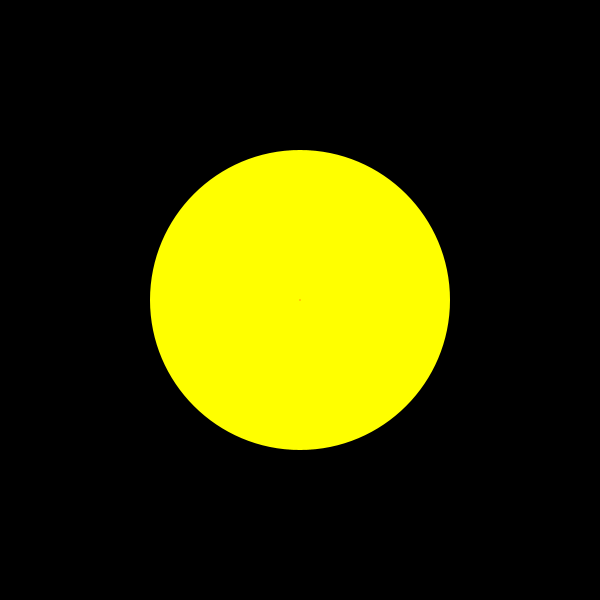
Frame 1 (no input)
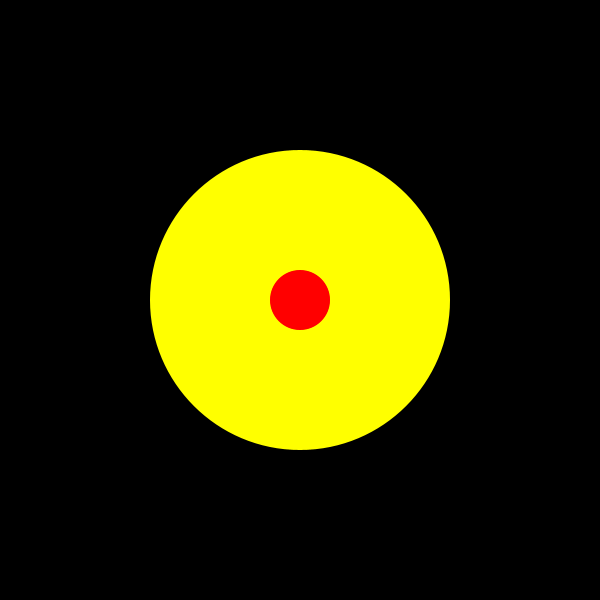
Frame 60 (the mouse pressed at the canvas centre just before this capture)
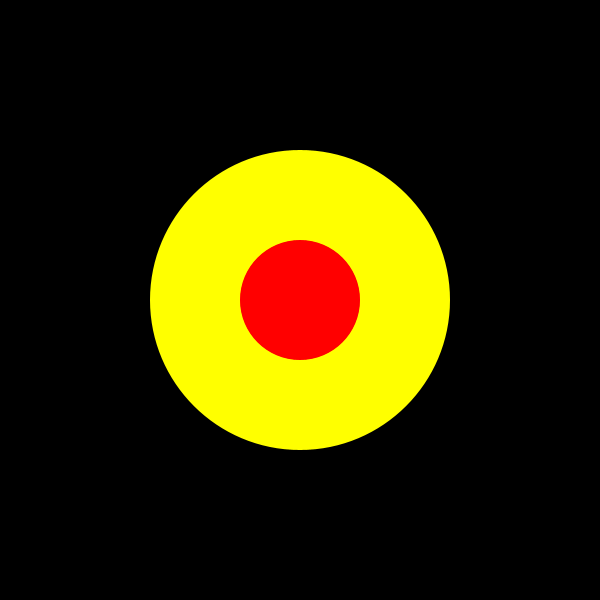
Frame 120 (the mouse held since frame 60 and released just before this capture)

The Processing sketch that drew these frames (run headless with seeded random() and noise(); from frame 60 on, the mouse is pressed at the canvas centre):

// Processing sketch: w01_03_setup_draw_frameCount
// ── w01_03_setup_draw_frameCount.pde
// IMA | NYU Shanghai
// Kinetic Interfaces
// MOQN
// Jan 24 2018

// run once
void setup() {
  size(600, 600);
  background(0);
  noStroke();
  
  // draw a yellow circle at the center
  fill(255,255,0);
  ellipse(300, 300, 300, 300);
}


// loop infinitely 
void draw() {
  fill(255,0,0);
  ellipse(300,300,frameCount,frameCount);
}
